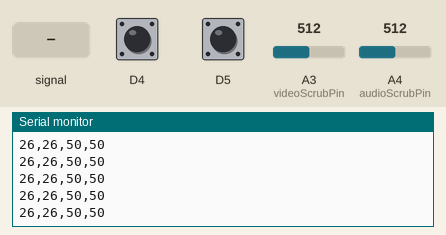
This sketch was run on a simulated Arduino Nano 33 IoT. On the bench: the last lines printed to the serial monitor. The test bench sets the inputs (shaded band); at power-on: A3 (videoScrubPin) = 512, A4 (audioScrubPin) = 512, D4 HIGH, D5 HIGH. Nothing arrives over Bluetooth unless stated.

Above: at 1.2 s.
1.3 s: A4 (audioScrubPin) fed a 200 Hz sine of ±81 counts around its level
At 1.53 s:
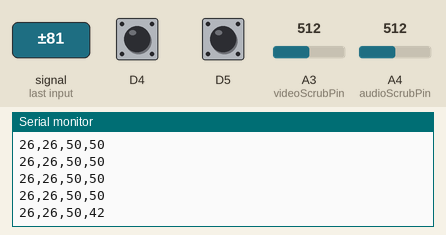
2.8 s: A3 (videoScrubPin) set to 716
At 2.81 s:
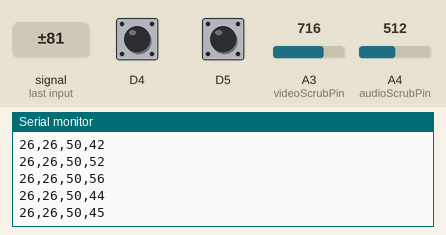
4.3 s: A4 (audioScrubPin) set to 716
At 4.32 s:
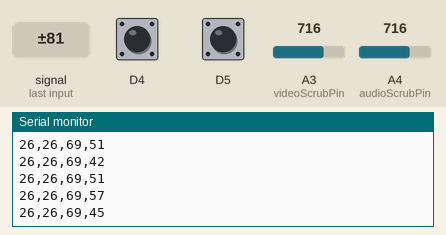
5.8 s: D4 pulled LOW for 0.15 s
At 5.95 s:
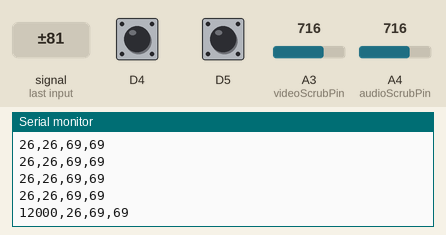
7.4 s: D5 pulled LOW for 0.15 s
At 7.58 s:
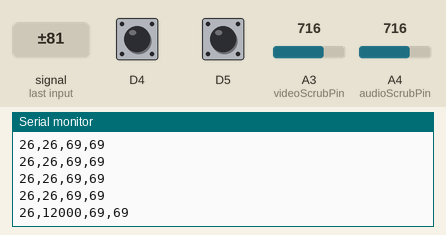
9.0 s: A4 (audioScrubPin) fed a 1000 Hz sine of ±255 counts around its level
At 9.21 s:
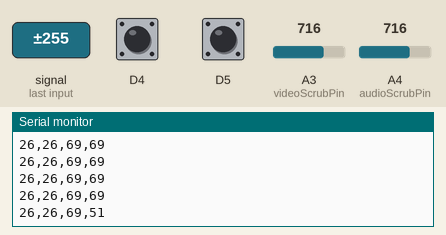
Timing chart, 0 to 11.5 s (numbered marks = the images above; inputs shaded):
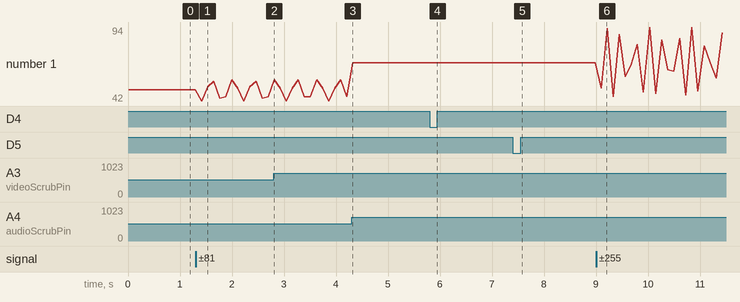

The sketch:

RecipeController_Aurduino.ino
```cpp
/* Mobile Lab class final project

Playcook a wearable cooking assistant

By Atharva Patil & Anna Oh - May 2019

Hardware used Arduino mkr 1010

*/

// Using the ArduinoBLE library for Bluetooth communication by advertising Arduino as a discoverable peripheral
#include <ArduinoBLE.h>
// Using Capacitive sensing library to check for touches against the fabric
#include <CapacitiveSensor.h>

//#include <Scheduler.h>

CapacitiveSensor   playPausePin = CapacitiveSensor(2,4);        //  resistor between pins 4 & 2. To check for interaction for play/pause
CapacitiveSensor   backwardScrubPin = CapacitiveSensor(2,5);        // 10M resistor between pins 4 & 6. To check for interaction for 10 sec backward scrub

const int videoScrubPin = A3;   // to scrub the video based on the chain position on the apron
const int audioScrubPin = A4;   // to control the audio of the iOS device.

int thisIsOn = 1;
int thisIsOff = 0;

//int ledPin = A6; // set ledPin to on-board LED
//const int buttonPin = 1; // set buttonPin to digital pin 1
//int potValue = 0;

// Creating a service which will act as the accessory advertiser & the primary service
BLEService apronService("4cc4513b-1b63-4c93-a419-dddaeae3fdc7");

// Creating Digital characteristics to allow remote device to get notifications

BLEByteCharacteristic playPauseCharacteristic("ef9534b9-2c24-4ddc-b9b2-fc690ecf4cb4", BLERead | BLENotify);
BLEByteCharacteristic backwardCharacteristic("9400449a-cf66-4652-976a-7e162c785a66", BLERead | BLENotify);

// Creating Analog characteristics to allow remote device to get notifications

BLEByteCharacteristic videoScrubCharacteristic("6635d693-9ad2-408e-ad48-4d8f88810dee", BLERead | BLENotify);
BLEByteCharacteristic audioScrubCharacteristic("099af204-5811-4a15-8ffb-4f127ffdfcd7", BLERead | BLENotify);

void setup() {

  Serial.begin(9600);
//  while (!Serial);

  playPausePin.set_CS_AutocaL_Millis(0xFFFFFFFF);     // turn off autocalibrate on channel 1 - just as an example
  backwardScrubPin.set_CS_AutocaL_Millis(0xFFFFFFFF);     // turn off autocalibrate on channel 1 - just as an example

  pinMode(videoScrubPin, INPUT); // use the slide potentiometer as a input
  pinMode(audioScrubPin, INPUT); // use the slide potentiometer as a input

  // begin initialization
  if (!BLE.begin()) {
    Serial.println("starting BLE failed!");
//    while (1);
  }

  // set the local name peripheral advertises
  BLE.setLocalName("Playcook");

  // set the UUID for the service this peripheral advertises:
  BLE.setAdvertisedService(apronService);


  // add the characteristics to the service
  apronService.addCharacteristic(playPauseCharacteristic);
  apronService.addCharacteristic(backwardCharacteristic);

  apronService.addCharacteristic(videoScrubCharacteristic);
  apronService.addCharacteristic(audioScrubCharacteristic);

  // add the service
  BLE.addService(apronService);

  playPauseCharacteristic.writeValue(0);
  backwardCharacteristic.writeValue(0);

  videoScrubCharacteristic.writeValue(0);
  audioScrubCharacteristic.writeValue(0);

  // start advertising
  BLE.advertise();

  Serial.println("Bluetooth device active, waiting for connections...");
}

void loop() {
  // poll for BLE events
  BLE.poll();

  long start = millis();
  long total1 =  playPausePin.capacitiveSensor(80);
  long total2 =  backwardScrubPin.capacitiveSensor(80);

  int videoScrubValue = analogRead(videoScrubPin);
  int audioScrubValue = analogRead(audioScrubPin);

  int videoScrubState = map(videoScrubValue, 0, 1023, 0, 100);
  int audioControlState = map(audioScrubValue, 0, 1023, 0, 100);

  if (total1 >= 50000){
    playPauseCharacteristic.writeValue(thisIsOn);
  } else if (total1 < 50000) {
    playPauseCharacteristic.writeValue(thisIsOff);
  }


  if (total2 >= 50000){
    backwardCharacteristic.writeValue(thisIsOn);
  } else if (total2 < 50000){
    backwardCharacteristic.writeValue(thisIsOff);
  }

  videoScrubCharacteristic.writeValue(videoScrubState);
  audioScrubCharacteristic.writeValue(audioControlState);


  Serial.print(total1);
  Serial.print(",");
  Serial.print(total2);
  Serial.print(",");
  Serial.print(videoScrubState);
  Serial.print(",");
  Serial.println(audioControlState);

//  playPauseCharacteristic.writeValue(total1);
//  backwardCharacteristic.writeValue(total2);
//  videoScrubCharacteristic.writeValue(videoScrubValue);
//  audioScrubCharacteristic.writeValue(audioScrubValue);

  delay(100);

}

//  // read the current button pin state
//  char buttonValue = digitalRead(buttonPin);
//
////   has the value changed since the last read
//  boolean buttonChanged = (buttonCharacteristic.value() != buttonValue);
//
////  boolean buttonChanged = (buttonCharacteristic.value() == 1);
//
//
//  if (buttonChanged) {
//    // button state changed, update characteristics
////    ledCharacteristic.writeValue(buttonValue);
//    buttonCharacteristic.writeValue(buttonValue);
//    Serial.println("Button One interaction");
//  }
//
////  char buttonTwoValue = digitalRead(ledPin);
//
//  int potValue = analogRead(ledPin);
//
//
//
//  int mappedButtonTwoValue = map(potValue, 0, 1024, 0, 255);
//  Serial.println(mappedButtonTwoValue);
//
//
//  boolean buttonTwoChanged = (ledCharacteristic.value() != mappedButtonTwoValue);
//
//   if (buttonTwoChanged) {
//    // button state changed, update characteristics
//    ledCharacteristic.writeValue(mappedButtonTwoValue);
////    buttonCharacteristic.writeValue(buttonValue);
//
////Serial.println(mappedButtonTwoValue);
//  }
```

Measured:
- after the input at 1.3 s, the serial monitor: prints a new line after 0.11 s (image 1)
- after the input at 5.8 s, the serial monitor: prints a new line at once (image 4)
- after the input at 7.4 s, the serial monitor: prints a new line after 0.07 s (image 5)
- after the input at 9.0 s, the serial monitor: prints a new line after 0.10 s (image 6)
- plotted number 1: 50 → 45 after the input at 1.3 s, 69 → 90 after the input at 9.0 s
